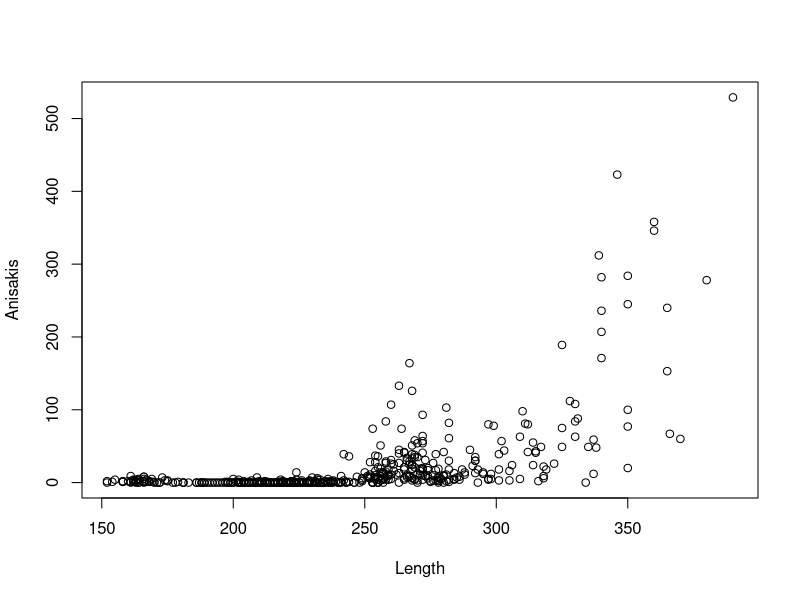
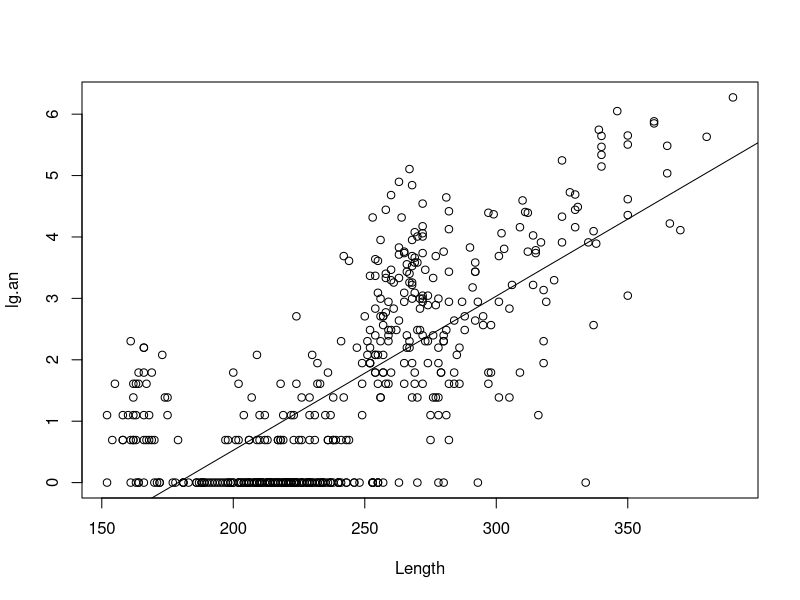

Here is the R script that generated these plots, in order: (Note: this script raises an error after producing the figures.)
#    R code for: Chapter 25 in:
#    Analysing Ecological Data. (2007). Zuur, Ieno and Smith. Springer, 680p.
#    This file was produced by Neil Campbell and Alain Zuur
#    (highstat@highstat.com  www.highstat.com)

#    This program is free software; you can redistribute it and/or modify
#    it under the terms of the GNU General Public License as published by
#    the Free Software Foundation; either version 2 of the License, or
#    (at your option) any later version.
#
#    This program is distributed in the hope that it will be useful,
#    but WITHOUT ANY WARRANTY; without even the implied warranty of
#    MERCHANTABILITY or FITNESS FOR A PARTICULAR PURPOSE.  See the
#    GNU General Public License for more details.


library(nnet)

# Loads the neural network library

setwd("D:\\applicat\\HighlandStatistics\\Book\\R\\RChapter25\\")


HOMSIR<-read.table("alt01.txt", header=T)

# reads data file with sample area, biological information
# and parasite abundance for each fish


attach(HOMSIR)

plot(Anisakis~Length)

# plots the relationship between no. of Anisakis sp.
# infecting each fish vs. length


lg.an<-log(Anisakis+1)

# performs a ln(n+1) transformation on the Anisakis abundance
# value to produce a linear relationship


plot(lg.an~Length)

# plots Log(Anisakis+1) against length


tmp<-lm(lg.an~Length)

abline(tmp)

rs.lg.an<-residuals(tmp)

# extracts residuals of Log(anisakis+1)~length for later use

par(mfrow=c(2,2), mar=c(4.2,4.2,1,0.5)+.1,mex=0.8,cex.axis=0.5, cex.main=0.8)
plot(Length~Stock, ylab="Length (mm)")
mtext("A", side=3, adj=0.02, cex=0.8, padj=1.5)
plot(Anisakis~Length, xlab="Length(mm)", ylab="Number of Anisakis")
mtext("B", side=3, adj=0.02, padj=1.5, cex=0.8)
plot(lg.an~Length, xlab="Length (mm)", ylab="Log(Anisakis +1)")
mtext("C", side=3, adj=0.02, padj=1.5, cex=0.8)
abline(tmp)
plot(rs.lg.an~Stock, ylab="Residual")
mtext("D", side=3, adj=0.02, padj=1.5, cex=0.8)


parasites<-data.frame(as.factor(A.serenum),as.factor(Goussia),rs.lg.an,Hystero.L,Hystero.A,
Tergestia,Derogenes,Ectenurus,Pseudaxine,Gastrocotyle,Heteraxinoides)

# assembles data frame of parasite data


samp <-(c(sample(1:34,25), sample(35:131,25), sample(132:181,25),sample(182:281,25),sample(282:333,25),sample(334:433,25),sample(434:483,25)))

# creates vector of numbers relating to half of the fish from each area sampled


area<-class.ind(HOMSIR$Stock)

# creates a class.ind object containing the stock to which each fish belongs


para1 <- nnet(parasites[samp,], area[samp,], size = 8, rang = 0.1,
                 decay =5e-4, maxit = 1000)

# creates a neural networh with 8 hidden layer objects, trained on the fish
# specified in the samp vector


     test.cl <- function(true, pred){
             Sample <- max.col(true)
             Assigned <- max.col(pred)
             table(Sample, Assigned)
     }
     test.cl(area[samp,], predict(para1, parasites[samp,]))

# a function which uses the trained neural network to classify the remaining
# of fish to the relevant stock

detach(HOMSIR)

# we don't need this any longer

horse.mack<-function(repetitions, layers){

# creates a carries out a neural network analysis over as many
# repetitions as specified

one.as.one<-vector(length=repetitions)
one.as.two<-vector(length=repetitions)
one.as.three<-vector(length=repetitions)
one.as.four<-vector(length=repetitions)
two.as.one<-vector(length=repetitions)
two.as.two<-vector(length=repetitions)
two.as.three<-vector(length=repetitions)
two.as.four<-vector(length=repetitions)
three.as.one<-vector(length=repetitions)
three.as.two<-vector(length=repetitions)
three.as.three<-vector(length=repetitions)
three.as.four<-vector(length=repetitions)
four.as.one<-vector(length=repetitions)
four.as.two<-vector(length=repetitions)
four.as.three<-vector(length=repetitions)
four.as.four<-vector(length=repetitions)

# creates vectors into which percentage classifications are stored


for (i in (1:repetitions)){

# loops the operation for the specified number of repeats

     samp <-(c(sample(1:131,66), sample(132:181,25), sample(182:433,125),sample(434:483,25)))
     area<-class.ind(HOMSIR$Stock)
     para1 <- nnet(parasites[samp,], area[samp,], size = layers, rang = 0.1,
                 decay = 5e-4, maxit = 2000)
     test.cl <- function(true, pred){
             Sample <- max.col(true)
             Assigned <- max.col(pred)
             table(Sample, Assigned)
     }
     temp.table<-test.cl(area[-samp,], predict(para1, parasites[-samp,]))

# carries out neural network classifications on random half of horse mackerel data
# using the specified number of layers


        temp.matrix<-matrix(ncol=4, nrow=4, 0)
        ncols<-as.numeric(colnames(temp.table))
        nrows<-as.numeric(rownames(temp.table))

        for (j in 1:length(nrows)){

            for (k in 1:length(ncols)){
                temp.matrix[ncols[j],nrows[k]]<-temp.table[j,k]
                }
        }

# Sometimes the classification fails to return four categories. This works out
# when that occurs and deals with the problem...

     one.as.one[i]<-temp.matrix[1,1]
     one.as.two[i]<-temp.matrix[1,2]
     one.as.three[i]<-temp.matrix[1,3]
     one.as.four[i]<-temp.matrix[1,4]
     two.as.one[i]<-temp.matrix[2,1]
     two.as.two[i]<-temp.matrix[2,2]
     two.as.three[i]<-temp.matrix[2,3]
     two.as.four[i]<-temp.matrix[2,4]
     three.as.one[i]<-temp.matrix[3,1]
     three.as.two[i]<-temp.matrix[3,2]
     three.as.three[i]<-temp.matrix[3,3]
     three.as.four[i]<-temp.matrix[3,4]
     four.as.one[i]<-temp.matrix[4,1]
     four.as.two[i]<-temp.matrix[4,2]
     four.as.three[i]<-temp.matrix[4,3]
     four.as.four[i]<-temp.matrix[4,4]
}

sort.1.1<-sort(one.as.one)
sort.1.2<-sort(one.as.two)
sort.1.3<-sort(one.as.three)
sort.1.4<-sort(one.as.four)
sort.2.1<-sort(two.as.one)
sort.2.2<-sort(two.as.two)
sort.2.3<-sort(two.as.three)
sort.2.4<-sort(two.as.four)
sort.3.1<-sort(three.as.one)
sort.3.2<-sort(three.as.two)
sort.3.3<-sort(three.as.three)
sort.3.4<-sort(three.as.four)
sort.4.1<-sort(four.as.one)
sort.4.2<-sort(four.as.two)
sort.4.3<-sort(four.as.three)
sort.4.4<-sort(four.as.four)

# sorts the classifications scores

perc.1.1<-((sort.1.1/25)*100)
perc.1.2<-((sort.1.2/25)*100)
perc.1.3<-((sort.1.3/25)*100)
perc.1.4<-((sort.1.4/25)*100)
perc.2.1<-((sort.2.1/25)*100)
perc.2.2<-((sort.2.2/25)*100)
perc.2.3<-((sort.2.3/25)*100)
perc.2.4<-((sort.2.4/25)*100)
perc.3.1<-((sort.3.1/127)*100)
perc.3.2<-((sort.3.2/127)*100)
perc.3.3<-((sort.3.3/127)*100)
perc.3.4<-((sort.3.4/127)*100)
perc.4.1<-((sort.4.1/65)*100)
perc.4.2<-((sort.4.2/65)*100)
perc.4.3<-((sort.4.3/65)*100)
perc.4.4<-((sort.4.4/65)*100)

# transforms the classification score into a percentage

cols<-c("African", "North Sea", "Southern", "Western")
rnames<-c("5%", "50%", "95%")

nsea<-matrix(nrow=3, ncol=4)
colnames(nsea)<-cols
rownames(nsea)<-rnames

west<-matrix(nrow=3, ncol=4)
colnames(west)<-cols
rownames(west)<-rnames

south<-matrix(nrow=3, ncol=4)
colnames(south)<-cols
rownames(south)<-rnames

masah<-matrix(nrow=3, ncol=4)
colnames(masah)<-cols
rownames(masah)<-rnames


masah[,1]<-c(perc.1.1[round(0.05*repetitions)], perc.1.1[round(0.5*repetitions)], perc.1.1[round(0.95*repetitions)])
masah[,2]<-c(perc.2.1[round(0.05*repetitions)], perc.2.1[round(0.5*repetitions)], perc.2.1[round(0.95*repetitions)])
masah[,3]<-c(perc.3.1[round(0.05*repetitions)], perc.3.1[round(0.5*repetitions)], perc.3.1[round(0.95*repetitions)])
masah[,4]<-c(perc.4.1[round(0.05*repetitions)], perc.4.1[round(0.5*repetitions)], perc.4.1[round(0.95*repetitions)])

nsea[,1]<-c(perc.1.2[round(0.05*repetitions)], perc.1.2[round(0.5*repetitions)], perc.1.2[round(0.95*repetitions)])
nsea[,2]<-c(perc.2.2[round(0.05*repetitions)], perc.2.2[round(0.5*repetitions)], perc.2.2[round(0.95*repetitions)])
nsea[,3]<-c(perc.3.2[round(0.05*repetitions)], perc.3.2[round(0.5*repetitions)], perc.3.2[round(0.95*repetitions)])
nsea[,4]<-c(perc.4.2[round(0.05*repetitions)], perc.4.2[round(0.5*repetitions)], perc.4.2[round(0.95*repetitions)])

south[,1]<-c(perc.1.3[round(0.05*repetitions)], perc.1.3[round(0.5*repetitions)], perc.1.3[round(0.95*repetitions)])
south[,2]<-c(perc.2.3[round(0.05*repetitions)], perc.2.3[round(0.5*repetitions)], perc.2.3[round(0.95*repetitions)])
south[,3]<-c(perc.3.3[round(0.05*repetitions)], perc.3.3[round(0.5*repetitions)], perc.3.3[round(0.95*repetitions)])
south[,4]<-c(perc.4.3[round(0.05*repetitions)], perc.4.3[round(0.5*repetitions)], perc.4.3[round(0.95*repetitions)])

west[,1]<-c(perc.1.4[round(0.05*repetitions)], perc.1.4[round(0.5*repetitions)], perc.1.4[round(0.95*repetitions)])
west[,2]<-c(perc.2.4[round(0.05*repetitions)], perc.2.4[round(0.5*repetitions)], perc.2.4[round(0.95*repetitions)])
west[,3]<-c(perc.3.4[round(0.05*repetitions)], perc.3.4[round(0.5*repetitions)], perc.3.4[round(0.95*repetitions)])
west[,4]<-c(perc.4.4[round(0.05*repetitions)], perc.4.4[round(0.5*repetitions)], perc.4.4[round(0.95*repetitions)])

# sticks the percentages into a matrix

labs<-c("African","North Sea","Southern","Western")

par(mfrow=c(2,2), mar=c(4.2,4.2,1,0.5)+.1,mex=0.8,cex.axis=0.5, cex.main=0.8)
boxplot(nsea[,1],nsea[,2],nsea[,3],nsea[,4], range=0, boxlty=0, medpch=0,
whisklty=1,medlty="blank", names=labs, ylab="%", staplewex=0.1, ylim=c(0,100))
mtext("A", side=3, adj=0.02, cex=0.8, padj=1.5)

boxplot(masah[,1],masah[,2],masah[,3],masah[,4], range=0, boxlty=0,
medpch=0,whisklty=1,medlty="blank", names=labs, ylab="%",staplewex=0.1,
ylim=c(0,100))
mtext("B", side=3, adj=0.02, padj=1.5, cex=0.8)

boxplot(south[,1],south[,2],south[,3],south[,4], range=0, boxlty=0,
medpch=0,whisklty=1,medlty="blank", names=labs, ylab="%",staplewex=0.1,
ylim=c(0,100))
mtext("C", side=3, adj=0.02, padj=1.5, cex=0.8)

boxplot(west[,1],west[,2],west[,3],west[,4], range=0, boxlty=0,
medpch=0,whisklty=1,medlty="blank", names=labs, ylab="%",staplewex=0.1,
ylim=c(0,100))
mtext("D", side=3, adj=0.02, padj=1.5, cex=0.8)

# plots the results


product<-list("North_Sea"=nsea, "Southern"=south, "Western"=west, "African"=masah)

return(product)


}


temp<-horse.mack(1000,8)

temp
